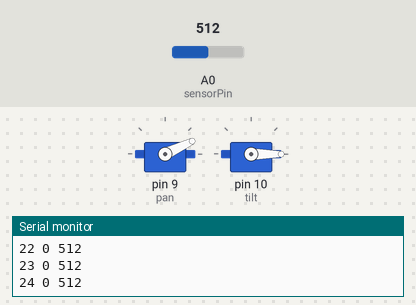
Simulated run of this sketch. Board: Arduino Uno, built with avr-gcc and run on an emulated ATmega328P. Parts: 2 × servo, the last lines printed to the serial monitor. The inputs (shaded band) are chosen by the test bench; at power-on: A0 (sensorPin) = 512.

Above: at 2.27 s.
2.3 s: A0 (sensorPin) set to 986
At 3.03 s:
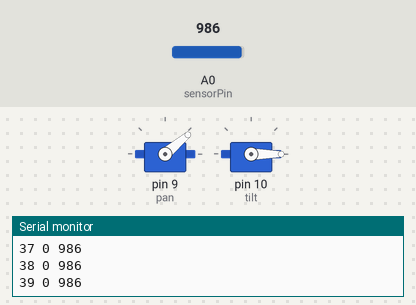
5.3 s: A0 (sensorPin) set to 1012
At 5.65 s:
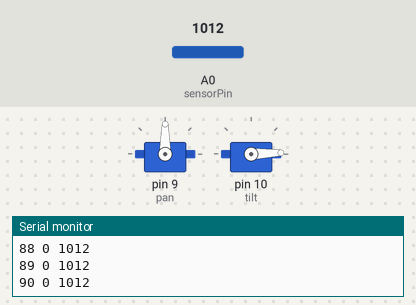
Timing chart, 0 to 14.3 s (numbered marks = the images above; inputs shaded):
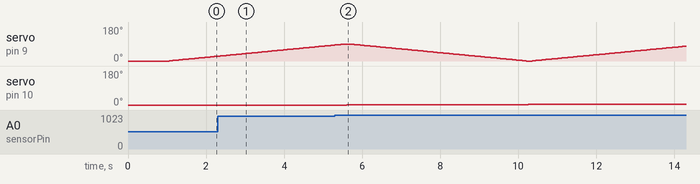

Measured:
- the behaviour switches between 999 and 1000 on A0 (sensorPin) (found by bisection; images 1 and 2)

The sketch:

pan_tilt.ino
```cpp
/*
Rishita Sarin & Merwan Yeditha

heehoo
*/

#include <Servo.h>

Servo pan; //Servo controlling panning
Servo tilt; // Servo controlling tilting

int pos_pan = 0;    // variable to store the servo position
int pos_tilt = 0;
int sensorPin = A0;

void setup() {
  Serial.begin(9600);
  pan.attach(9);
  tilt.attach(10);
  pan.write(pos_pan);
  tilt.write(pos_tilt);
  delay(1000);
  // attaches the servo on pin 9 to the servo object
}

void loop() {
  // Pan left-to-right
  while(pos_tilt < 40) {
      for (pos_pan = 0; pos_pan <= 90; pos_pan += 1) {
        pan.write(pos_pan);
        delay(50);
        Serial.print(pos_pan);
        Serial.print(" ");
        Serial.print(pos_tilt);
        Serial.print(" ");
        Serial.println(analogRead(sensorPin));
      }
      pos_tilt += 2;
      tilt.write(pos_tilt);
      delay(50);
      for (pos_pan = 90; pos_pan >= 0; pos_pan -= 1) {
        pan.write(pos_pan);

        delay(50);
        Serial.print(pos_pan);
        Serial.print(" ");
        Serial.print(pos_tilt);
        Serial.print(" ");
        Serial.println(analogRead(sensorPin));
      }
      pos_tilt += 2;
      tilt.write(pos_tilt);
      delay(50);
  }
  Serial.println("finished");
}
```
